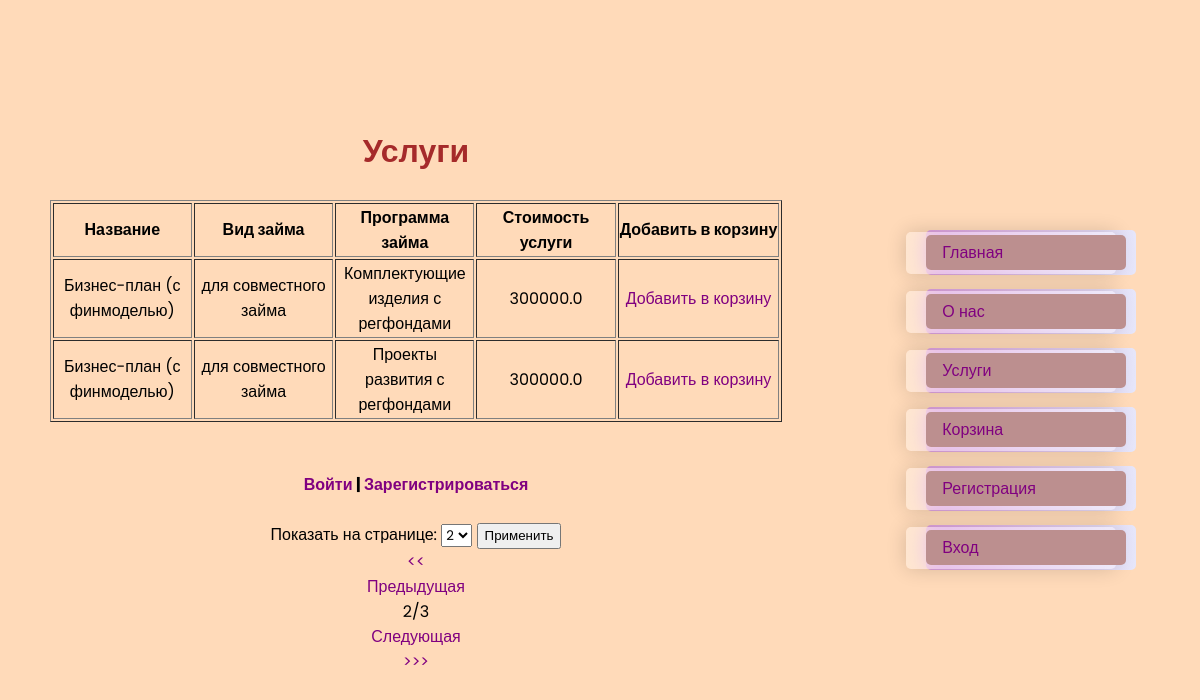
Screenshot of /services/?page=2 with the database file from the repository.
### financial_analyst/models.py (models this page shows, shortened)
class Service(models.Model):
    TYPES_CHOICES = [
        ('для регионального займа', 'для регионального займа'),
        ('для совместного займа', 'для совместного займа'),
    ]
    PROGRAMS_CHOICES = [
        ('Проекты развития с регфондами', 'Проекты развития с регфондами'),
        ('Комплектующие изделия с регфондами', 'Комплектующие изделия с регфондами'),
        ('Производительность труда с регфондами', 'Производительность труда с регфондами'),
        ('Проекты лесной промышленности с регфондами', 'Проекты лесной промышленности с регфондами'),
        ('Региональные проекты развития', 'Региональные проекты развития'),
    ]
    title = models.CharField(max_length=50, verbose_name='Услуга')
    type = models.CharField(max_length=100,choices=TYPES_CHOICES, verbose_name='Вид займа')
    program = models.CharField(max_length=100,choices=PROGRAMS_CHOICES, verbose_name='Программа займа')
    cost = models.DecimalField(max_digits=9, decimal_places=1, verbose_name='Цена услуги')
    class Meta:
        verbose_name = 'Услуга'
        verbose_name_plural = 'Услуги'

### financial_analyst/views.py (the view)
# urls.py: path('services/', services),
def services(request):
    all_services = Service.objects.all().order_by('-id')
    per_page = request.GET.get('per_page', 2)
    paginator = Paginator(all_services, per_page)
    page_number = request.GET.get('page')
    try:
        page_obj = paginator.get_page(page_number)
    except PageNotAnInteger:
        page_obj = paginator.page(1)
    except EmptyPage:
        page_obj = paginator.page(paginator.num_pages)
    context = {
        'page_obj': page_obj,
        'per_page': per_page,
        'all_services': all_services,
    }
    return render(request, 'services.html', context)

### templates/services.html (shortened to what this page needs)
<!DOCTYPE html>
<html lang="en">
{% extends 'base_for.html' %}
        {% block content %}
                <h1>Услуги</h1>
                <br>
                <table border="1">
                    <tr>
                        <th>Название</th>
                        <th>Вид займа</th>
                        <th>Программа займа</th>
                        <th>Стоимость услуги</th>
                        <th>Добавить в корзину</th>
                    </tr>
                    {% for service in page_obj %}
                        <tr>
                            <td style="width: 139.25px; text-align: center; height: 44px;">{{ service.title }}</td>
                            <td style="width: 139.25px; text-align: center; height: 44px;">{{ service.type }}</td>
                            <td style="width: 139.25px; text-align: center; height: 44px;">{{ service.program }}</td>
                            <td style="width: 139.25px; text-align: center; height: 44px;">{{ service.cost }}</td>
                            <td style="text-align: center;" ><a href='{% url "add" service.id %}'
                                       style="text-decoration: none;">Добавить в корзину</a></td>
                        </tr>
                    {% empty %}
                        Нет услуг
                    {% endfor %}
                </table>
                <br>
                <br>
                {% if user.is_authenticated %}
                    <p><h4>Добро пожаловать, {{user.username}}!<a href="/logout"
                                                                  style="text-decoration: none;"> Выйти</a></h4>
                {% else %}
                    <p><h4><a href="/login" style="text-decoration: none;">Войти</a>
                    | <a href="/register" style="text-decoration: none;">Зарегистрироваться</a></h4>
                {% endif %}
                <br>
                <div class="pagination"
                    style="text-align: center;">
                    <form method="get">
                        <label for="per_page">Показать на странице:</label>
                        <select id="per_page" name="per_page" >
                            <option value="2">2</option>
                        </select>
                        <button type="submit" class="paginator_bt">Применить</button>
                    </form>
                    {% if page_obj.has_previous %}
                        <a href="?page=1" style="text-decoration: none; "><<</a>
                        <br><a href="?page={{ page_obj.previous_page_number }}"
                               style="text-decoration: none; ">Предыдущая</a>
                    {% endif %}
                    <br>{{ page_obj.number }}/{{ page_obj.paginator.num_pages }}
                    {% if page_obj.has_next %}
                        <br><a href="?page={{ page_obj.next_page_number }}"
                               style="text-decoration: none; ">Следующая</a>
                        <br><a href="?page={{ page_obj.paginator.num_pages }}"
                               style="text-decoration: none; ">>>></a>
                    {% endif %}
                </div>
        {% endblock %}
        {% block menu %}
        {{ block.super }}
        {% endblock %}

### static/style2.css (style rules this page uses)
* { font-family: "Poppins", sans-serif; }
body { background-color: #FFDAB9; font-size: 100%; }
h1 { color: #A52A2A; text-align: center; }
h4 { color: #000000; text-align: center; }

### static/style1.css (style rules this page uses)
* { margin:0; box-sizing: border-box; font-family: "Poppins", sans-serif; }
body { background-color: #FFDAB9; display: flex; justify-content: center; align-items: center; height: 100vh; }

### templates/main_page.html (style rules this page uses)
a:link { color: #800080 }

### rows the page displays
Service: title "Бизнес-план (с финмоделью)", type "для совместного займа", program "Комплектующие изделия с регфондами", cost "300000.0"
Service: title "Бизнес-план (с финмоделью)", type "для совместного займа", program "Проекты развития с регфондами", cost "300000.0"

### other values shown
{{ page_obj.number }} "2"
{{ page_obj.paginator.num_pages }} "3"
